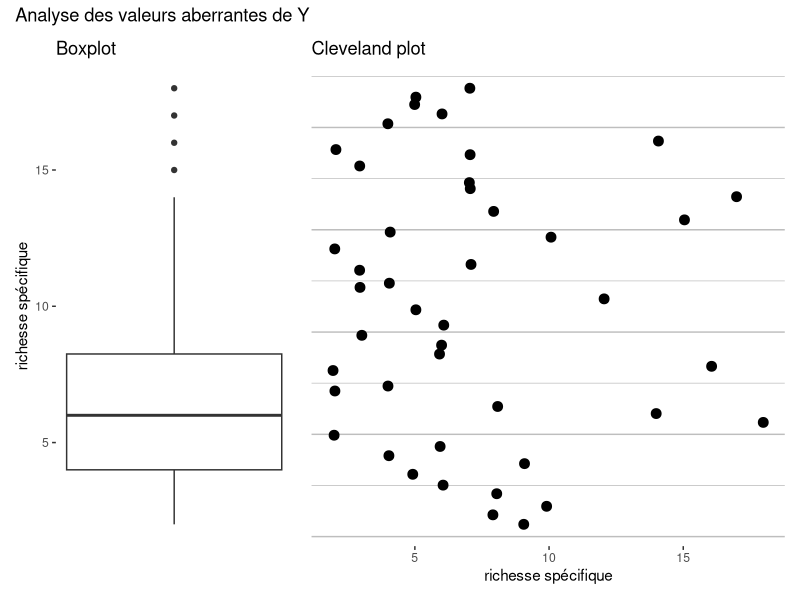

This figure's R source:
## ---- chunk 1
#importation
dataAnts <- read.table("BogAnts.txt", dec=".", header = TRUE)

#Passer la localisation en facteur 
dataAnts$Location<-as.factor(dataAnts$Location)

#vérification du type des variables 
str(dataAnts)
## ---- chunk 2
library(ggplot2)
library(patchwork)
## ---- chunk 3

# Boxplot 
bp <- ggplot(data = dataAnts, aes(y = Nsp))+
  geom_boxplot()+
  labs(title = "Boxplot",
       y = "richesse spécifique")+
  theme(
    panel.background = element_rect(fill="white"),
    panel.grid.major = element_blank(),
    panel.grid.minor = element_blank(),
    axis.text.x = element_blank(),
    axis.ticks.x = element_blank()
  )

# Cleveland plot 
cp <- ggplot(data = dataAnts, aes(x = Nsp, y = 1:nrow(dataAnts)))+
  geom_jitter(width = 0.1, size = 3, color = "black")+
  labs(title = "Cleveland plot",
       x = "richesse spécifique")+
  theme(
    panel.background = element_rect(fill="white"),
    panel.grid.major.y = element_line(color="gray"),
    panel.grid.minor.y = element_line(color="gray"),
    panel.grid.major.x = element_blank(),
    panel.grid.minor.x = element_blank(),
    axis.text.y = element_blank(),
    axis.ticks.y = element_blank(),
    axis.title.y = element_blank(),
  )

## Affichage 
(bp + cp) + 
  plot_layout(widths = c(1, 2)) + 
  plot_annotation(title = "Analyse des valeurs aberrantes de Y")
## ---- chunk 4

# Histogramme 
hg <- ggplot(data = dataAnts, aes(x = Nsp))+
  geom_histogram(binwidth = 2, fill = "blue", color = "black")+
  theme_minimal()+
  labs(title = "Histogramme",
       x = "richesse spécifique",
       y = "fréquence")
